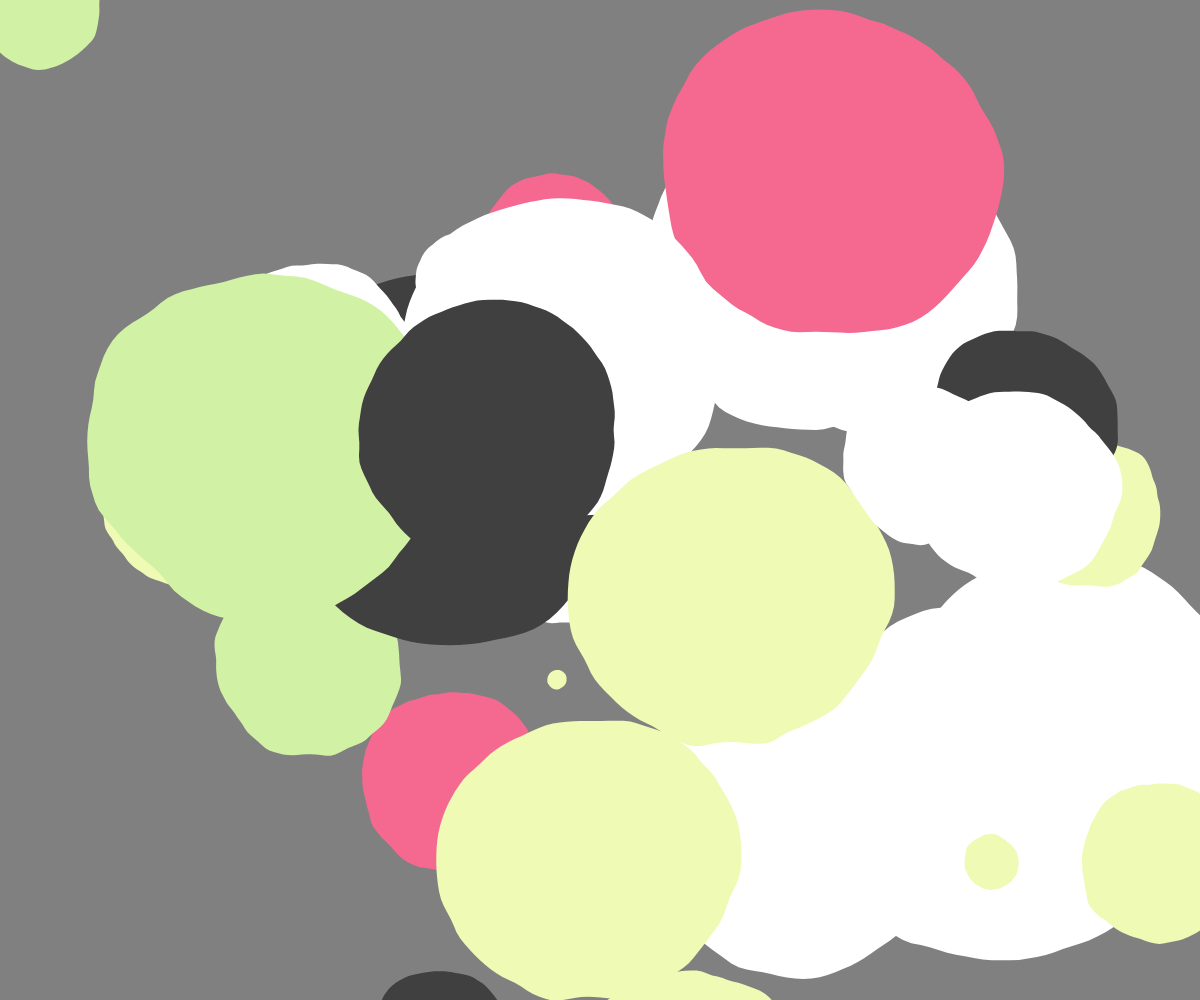
Frame 1 (no input)
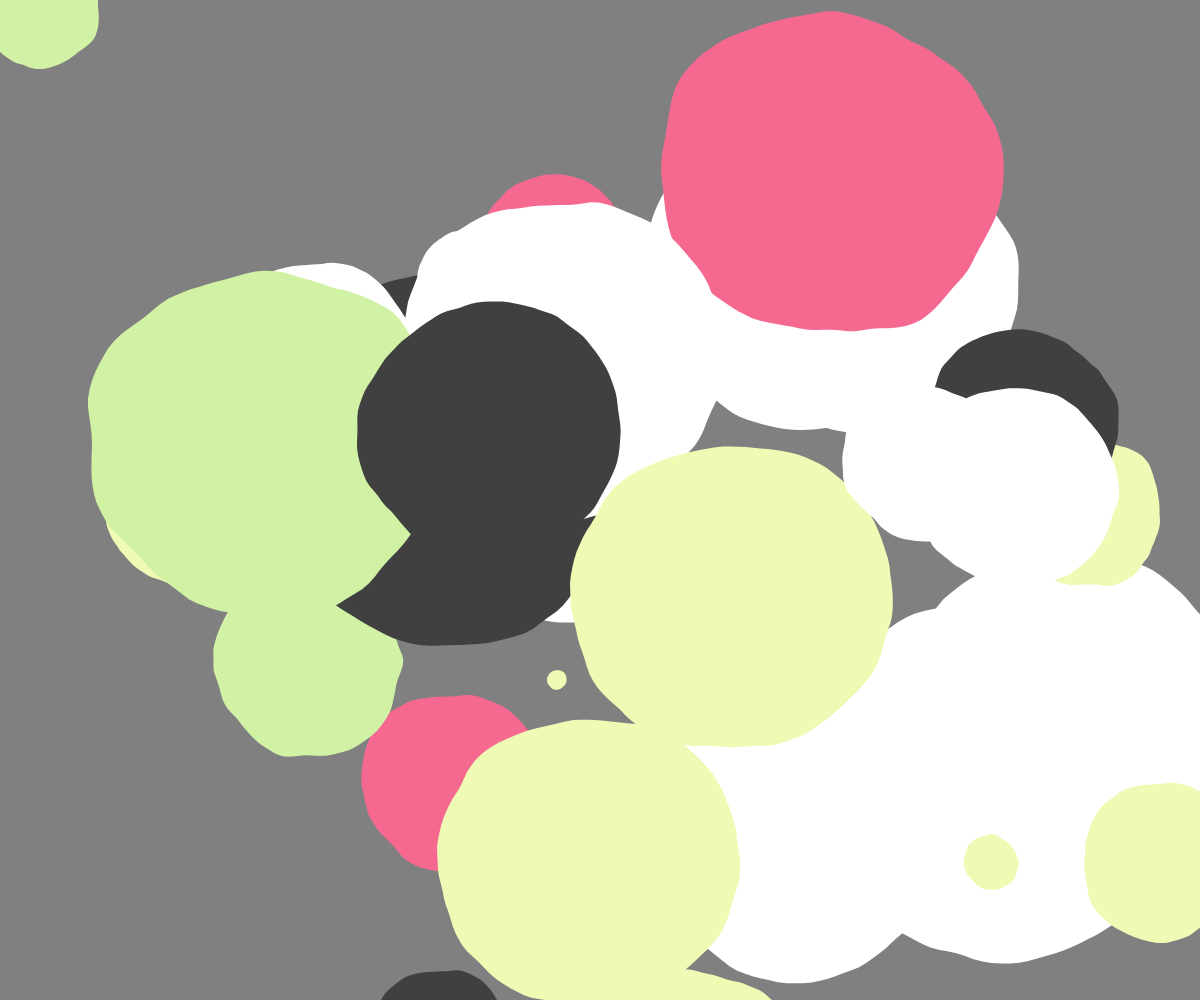
Frame 60 (no input)
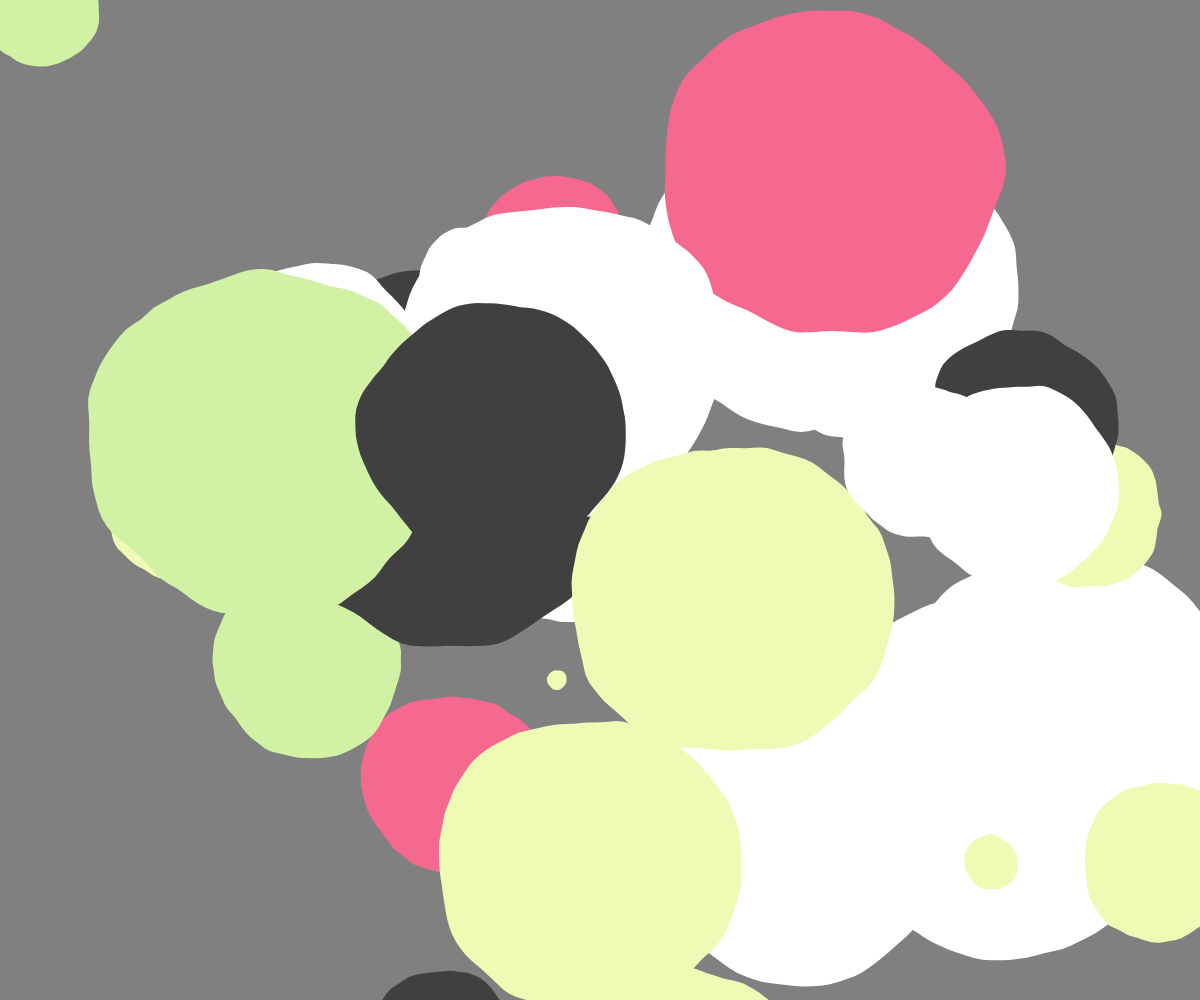
Frame 120 (the mouse pressed at the canvas centre since frame 60)

The p5.js sketch that drew these frames (run headless with seeded random() and noise() and a simulated clock; from frame 60 on, the mouse is pressed at the canvas centre):

// p5.js sketch
// ── sketch.js
//TODO: add this as a brush to a design system
// to make variations on hand-drawn flowers
let circles;

let palette = ["#404040", "#d1f2a5", "#f56991", "#effab4", "#ffffff"];

function setup() {
  createCanvas(windowWidth, windowHeight);
  background(100);
  colorMode(HSB, 360, 100, 100);
  circles = collect(40, ix => randomCircle());
}
function randomCircle() {
  let p = randomScreenPos();
  return {
    cX: p.x,
    cY: p.y,
    amp: randomGaussian(height * 0.1, 50),
    colr: random(palette),
    phase: random(1, 1000)
  };
}
function randomScreenPos() {
  return {
    x: randomGaussian(width / 2, width / 4),
    y: randomGaussian(height / 2, height / 4)
  };
}

function collect(n, fn) {
  let result = [];
  for (let i = 0; i < n; i++) {
    result.push(fn(i));
  }
  return result;
}
function randomColor() {
  colorMode(HSB, 360, 100, 100);
  return color(random(360), 60, 60);
}

function drawCircle({ cX, cY, amp, colr, phase }) {
  noStroke();
  //stroke(colr);
  // strokeWeight(0.5);
  fill(colr);
  push();
  translate(cX, cY);
  let angleStep = TWO_PI / 128;
  beginShape();
  for (let angle = 0; angle < TWO_PI; angle += angleStep) {
    let xN = cos(angle) + 1;
    let yN = sin(angle) + 1;
    let x0 = cos(angle);
    let y0 = sin(angle);
    let radiusScale = map(
      noise(xN, yN, phase + frameCount / 300),
      0,
      1,
      0.8,
      1.1
    );
    let x = x0 * radiusScale * amp;
    let y = y0 * radiusScale * amp;
    vertex(x, y);
  }
  endShape(CLOSE);
  pop();
}
updateCircle = c => {
  c.cX = mouseX;
  c.cY = mouseY;
};
function draw() {
  background(50);
  noStroke();
  //circles.forEach(updateCircle);
  circles.forEach(drawCircle);
}
